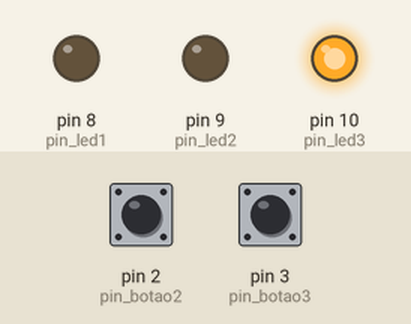
Recording of a sketch running on a simulated Arduino Uno, built with avr-gcc and run on an emulated ATmega328P. Shown: output pins drawn as LEDs (lit = HIGH). Inputs (shaded band) come from the test bench; at power-on: pin 2 (pin_botao2) LOW, pin 3 (pin_botao3) LOW. What the sketch prints to the serial monitor is not drawn.

Above: at 0.1 s.
Timing chart, 0 to 1.6 s (numbered marks = the images above):
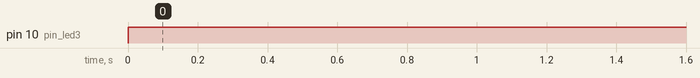

The sketch:

atividade2.ino
```cpp
// Definindo os leds e botoes
#define pin_led1 8
#define pin_led2 9
#define pin_led3 10

#define pin_botao1 1
#define pin_botao2 2
#define pin_botao3 3

int vagasocupadas = 0; // vagasocupadas ocupadas no estacionamento
int soma = 0; // Variavel auxiliar

void setup() {
  // Definindo como "entrada" ou "saida" de dados cada led e botao
  Serial.begin(9600);
  pinMode(pin_led1, OUTPUT); // Led de liberado
  pinMode(pin_led2, OUTPUT); // Led de lotado
  pinMode(pin_led3, OUTPUT); // Led de verificação

  pinMode(pin_botao1, INPUT);
  pinMode(pin_botao2, INPUT);
  pinMode(pin_botao3, INPUT);
}

void loop() {
  // Lendo o estado dos botões
  bool estado1 = digitalRead(pin_botao1);  // Sensor entrada de veiculos
  bool estado2 = digitalRead(pin_botao2);  // Sensor saida de veiculos
  bool estado3 = digitalRead(pin_botao3);  // Botao contagem zero

  // Condicional para somar a variável de vagasocupadas ocupadas quando o sensor de entrada seja ativado
  if (vagasocupadas >= 0 && vagasocupadas < 10)
    if (estado1 == 1 && soma == 0) {
      vagasocupadas += 1;
      soma += 1;
    }
  // Condicional para zerar a variável auxiliar sempre que nenhum dos botões estiverem pressionados
  if (estado1 == 0 && estado2 == 0) {
    soma = 0;
  }
  // Condicional para diminuir a variável de vagasocupadas ocupadas quando o sensor de saida seja ativado
  if (vagasocupadas > 0 && vagasocupadas <= 10)
    if (estado2 == 1 && soma == 0) {
      vagasocupadas -= 1;
      soma += 1;
    }
  // Mostrando no serial a quantidade de vagasocupadas ocupadas
  Serial.println(vagasocupadas);
  // Condicional para caso o estacionamento esteja lotado, ligue o led 'lotado'
  if (vagasocupadas == 10) {
    digitalWrite(pin_led1, HIGH);
  } else {
    digitalWrite(pin_led1, LOW); // Caso não esteja lotado, desligue o led
  }
  // Condicional para que caso o estacionamento tenha vagas disponiveis  ligue o led de 'liberado'
  if (vagasocupadas < 10 && vagasocupadas > 0) {
    digitalWrite(pin_led2, HIGH);
  } else {
    digitalWrite(pin_led2, LOW); // Caso nao tenha vagas disponiveis, desligue o led
  }
  // Condicional para que caso o estacionamento esteja vazio, ligue o led 'verificar'
  if (vagasocupadas == 0) {
    digitalWrite(pin_led3, HIGH);
  } else {
    digitalWrite(pin_led3, LOW); // caso não esteja vazio, desligue o led
  }
  // Condicional para caso o botão BOT seja pressionado, zere a contagem de vagas ocupadas.
  if (estado3 == 1 && soma == 0) {
    vagasocupadas = 0;
    soma += 1;
  }
}
```

Measured:
- by itself, pin 10 (pin_led3): LOW → HIGH at 0.00 s
